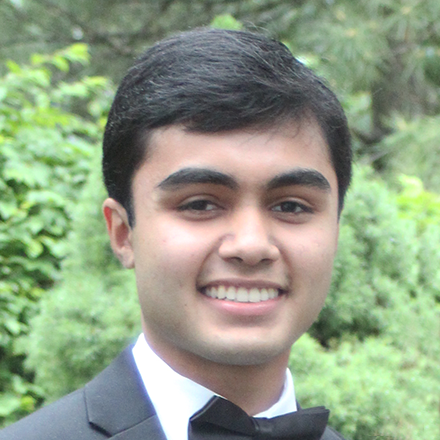
#> input picture image/me.png, 440 x 440 px
$ python grayscale.py
#> lines starting #> are read from the running program, lines starting #| are printed output that depends on the picture
import numpy as np
import cv2

img = cv2.imread('me.png', 0)
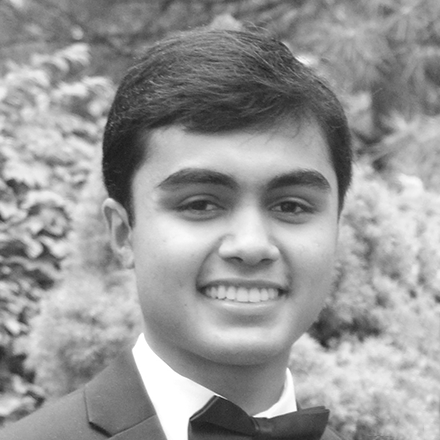
#> img: shape (440, 440); min 28, max 255, mean 152.1
cv2.imwrite('megray.png', img)
